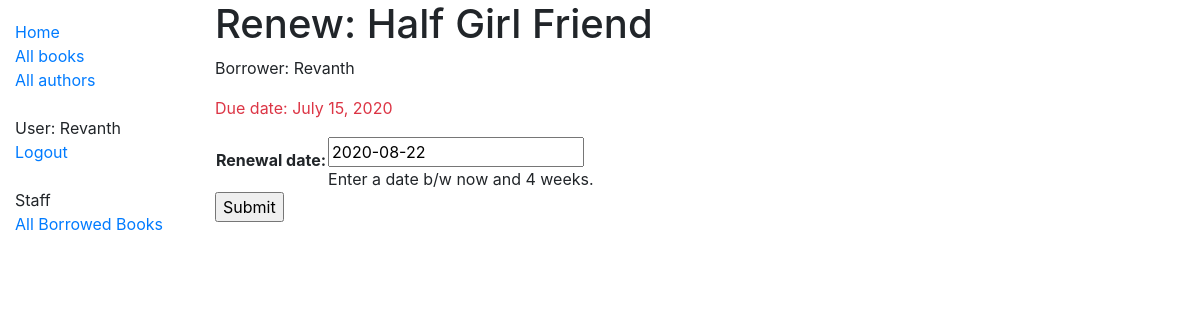
The page /catalog/book/bda6688b-c7fb-4219-94d8-605a2dce8c2e/renew/ (signed in) on the database its author committed.
### catalog/models.py (models this page shows, shortened)
class BookInstance(models.Model):
    id = models.UUIDField(primary_key=True, default=uuid.uuid4,
                          help_text="Unique ID for this particular book across whole library")
    book = models.ForeignKey('Book', on_delete=models.SET_NULL, null=True)
    imprint = models.CharField(max_length=200)
    due_back = models.DateField(null=True, blank=True)
    borrower = models.ForeignKey(User, on_delete=models.SET_NULL, null=True, blank=True)
    LOAN_STATUS = (
        ('d', 'Maintenance'),
        ('o', 'On loan'),
        ('a', 'Available'),
        ('r', 'Reserved'),
    )
    status = models.CharField(
        max_length = 1,
        choices = LOAN_STATUS,
        blank = True,
        default = 'd',
        help_text = 'Book availability')
    class Meta:
        ordering = ['due_back']
        permissions = (("can_mark_returned", "Set book as returned"),)
    @property
    def is_overdue(self):
        if self.due_back and date.today() > self.due_back:
            return True
        return False

class Book(models.Model):
    title = models.CharField(max_length=200)
    author = models.ForeignKey('Author', on_delete=models.SET_NULL, null=True)
    summary = models.TextField(max_length=1000, help_text="Enter a brief description of the book")
    isbn = models.CharField('ISBN', max_length=13,
                            help_text='13 Character <a href="https://www.isbn-international.org/content/what-isbn'
                                      '">ISBN number</a>')
    genre = models.ManyToManyField(Genre, help_text="Select a genre for this book")
    language = models.ForeignKey('Language', on_delete=models.SET_NULL, null=True)
    def display_genre(self):
        """Creates a string for the Genre. This is required to display genre in Admin."""
        return ', '.join([genre.name for genre in self.genre.all()[:3]])
    display_genre.short_description = 'Genre'

### catalog/views.py (the view)
# urls.py: path('book/<uuid:pk>/renew/', views.renew_book_librarian, name='renew-book-librarian'),
@permission_required('catalog.can_mark_returned')
def renew_book_librarian(request, pk):
    book_instance = get_object_or_404(BookInstance, pk=pk)
    if request.method == 'POST':
        form = RenewBookForm(request.POST)
        if form.is_valid():
            book_instance.due_back = form.cleaned_data['renewal_date']
            book_instance.save()
            return HttpResponseRedirect(reverse('all-books') )
    else:
        proposed_renewal_date = datetime.date.today() + datetime.timedelta(weeks=3)
        form = RenewBookForm(initial={'renewal_date': proposed_renewal_date})
    context = {
        'form': form,
        'book_instance': book_instance,
    }
    return render(request, 'catalog/book_renew_librarian.html', context)

### catalog/forms.py (shortened to what this page needs)
class RenewBookForm(forms.Form):
    renewal_date = forms.DateField(help_text='Enter a date b/w now and 4 weeks.')
    class Meta:
        model = BookInstance
        fields = ['due_back']
        labels = {'due_back': _('New renewal date')}
        help_texts = {'due_back': _('Enter a date between now and 4 weeks (default 3).')}

### catalog/templates/catalog/book_renew_librarian.html (shortened to what this page needs)
{% extends "base_generic.html" %}
{% block content %}
  <h1>Renew: {{ book_instance.book.title }}</h1>
  <p>Borrower: {{ book_instance.borrower }}</p>
  <p{% if book_instance.is_overdue %} class="text-danger"{% endif %}>Due date: {{ book_instance.due_back }}</p>
  <form action="" method="post">
    <table>
    {{ form.as_table }}
    </table>
    <input type="submit" value="Submit">
  </form>
{% endblock %}

### catalog/templates/base_generic.html (shortened to what this page needs)
<!DOCTYPE html>
<html lang="en">
<head>
    <link rel="stylesheet" href="https://stackpath.bootstrapcdn.com/bootstrap/4.1.3/css/bootstrap.min.css">
    {% load static %}
    <link rel="stylesheet" href = "{% static 'style.css' %}">
</head>
<body>
    <div class="container-fluid">
        <div class="row">
          <div class="col-sm-2">
          {% block sidebar %}
            <ul class="sidebar-nav">
              <li><a href="{% url 'index' %}">Home</a></li>
              <li><a href="{% url 'books' %}">All books</a></li>
              <li><a href="{% url 'author' %}">All authors</a></li>
              <br/>
              {% if user.is_authenticated %}
                <li>User: {{ user.get_username }}</li>
                <li><a href="{% url 'logout'%}?next={{request.path}}">Logout</a></li>
              {% else %}
                <li><a href="{% url 'login'%}?next={{request.path}}">Login</a></li>
              {% endif %}
              <br/>
              {% if perms.catalog.can_mark_returned %}
                <li>Staff</li>
                <li><a href="{% url 'all-books' %}">All Borrowed Books</a></li>
              {% endif %}
            </ul>
         {% endblock %}
          </div>
          <div class="col-sm-10 ">{% block content %}{% endblock %}</div>
        </div>
      </div>
</body>
</html>

### catalog/static/style.css (style rules this page uses)
.sidebar-nav { margin-top:20px; padding:0px; list-style:none; }

### rows shown on the page
BookInstance: book "Half Girl Friend", borrower "Revanth", due_back "July 15, 2020"

### other values the page prints
{{ user.get_username }} "Revanth"
